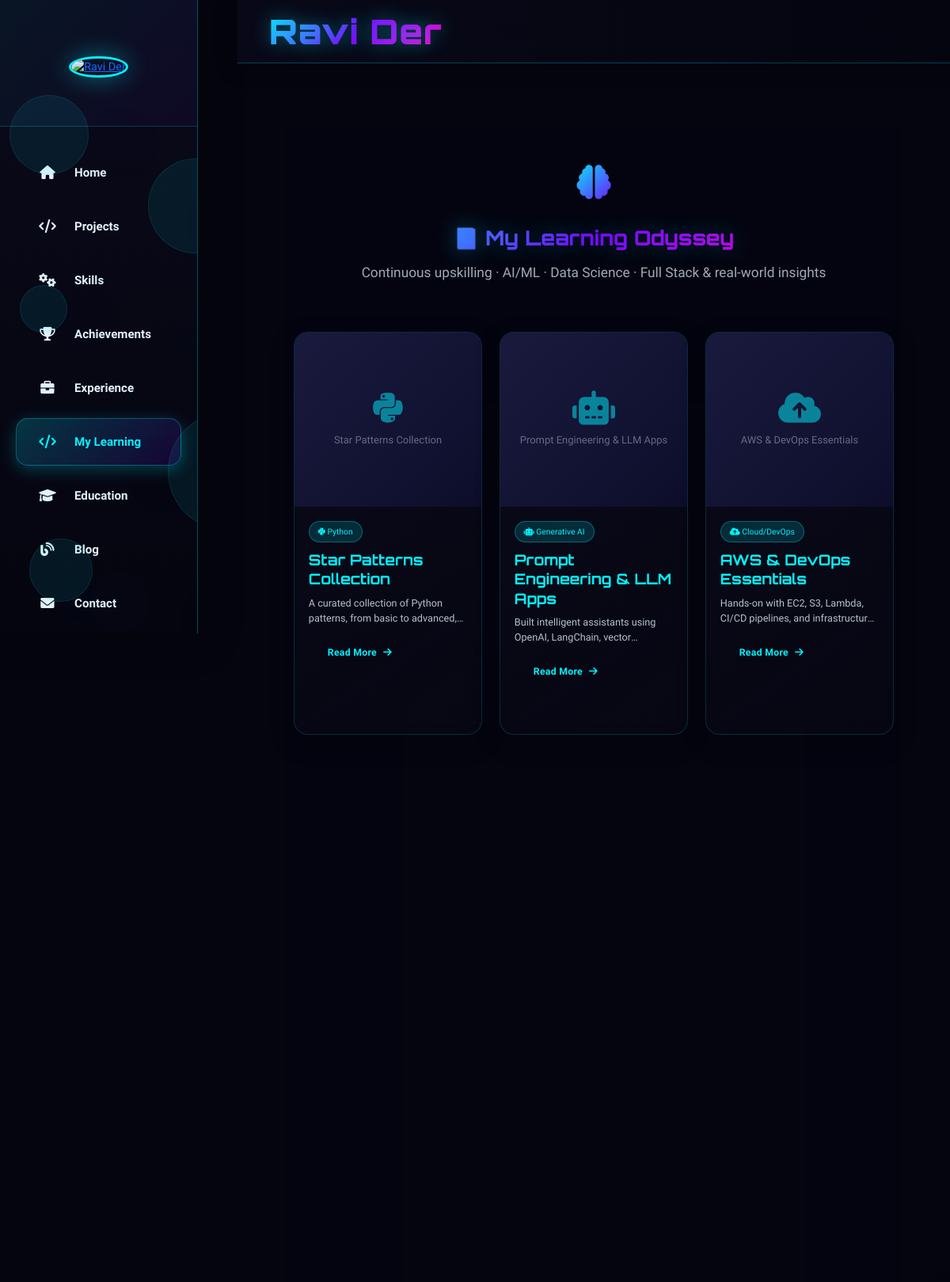
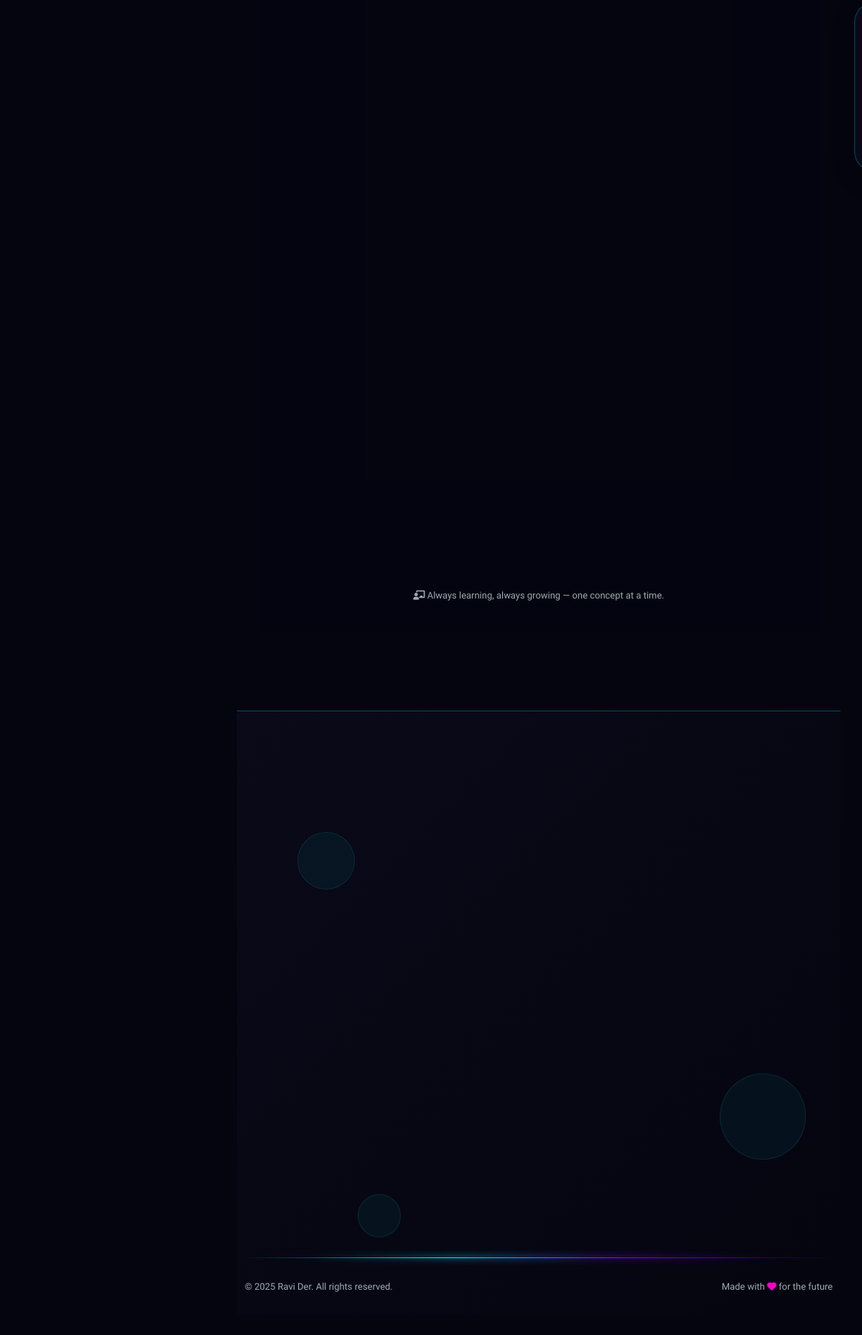
Screenshot of /my_learning with the database file from the repository (2 pictures, top to bottom).
### tables this page shows
CREATE TABLE admin_learning (
            id INTEGER PRIMARY KEY AUTOINCREMENT,
            slug TEXT UNIQUE NOT NULL,
            title TEXT NOT NULL,
            description TEXT,
            full_text TEXT,
            category TEXT,
            tags TEXT,
            image_url TEXT,
            link_url TEXT,
            link_type TEXT DEFAULT 'linkedin',
            status TEXT DEFAULT 'published',
            featured BOOLEAN DEFAULT 0,
            view_count INTEGER DEFAULT 0,
            display_order INTEGER DEFAULT 0,
            created_at TIMESTAMP DEFAULT CURRENT_TIMESTAMP,
            updated_at TIMESTAMP DEFAULT CURRENT_TIMESTAMP
        );

### flask_app.py (the view)
    @app.route('/my_learning')
    def my_learning():
        return render_template(
            'my_learning.html',
            learning_items=learning_data.get_learning_items(),
        )

### app/admin/admin_db.py (called while the page is built)
def get_db_connection():
    os.makedirs(DATA_DIR, exist_ok=True)
    conn = sqlite3.connect(DB_PATH)
    conn.row_factory = sqlite3.Row
    return conn

def get_all_learning_items(status='all'):
    conn = get_db_connection()
    cursor = conn.cursor()
    if status == 'all':
        cursor.execute('SELECT * FROM admin_learning ORDER BY display_order ASC, created_at DESC')
    else:
        cursor.execute('SELECT * FROM admin_learning WHERE status = ? ORDER BY display_order ASC, created_at DESC', (status,))
    items = [dict(row) for row in cursor.fetchall()]
    for item in items:
        if item['tags']:
            try:
                item['tags'] = json.loads(item['tags'])
            except Exception:
                item['tags'] = []
        else:
            item['tags'] = []
    conn.close()
    return items

### app/content/learning_data.py (called while the page is built)
def get_learning_items(published_only=True):
    status = "published" if published_only else "all"
    rows = admin_db.get_all_learning_items(status=status)
    return [_row_to_learning_item(r) for r in rows]

### app/core/db.py (called while the page is built)
def now_iso():
    return datetime.now(timezone.utc).isoformat()

### flask_app.py (called while the page is built)
@app.after_request
def add_security_headers(response):
    response.headers["X-Content-Type-Options"] = "nosniff"
    response.headers["X-Frame-Options"] = "DENY"
    response.headers["X-XSS-Protection"] = "1; mode=block"
    response.headers["Referrer-Policy"] = "strict-origin-when-cross-origin"
    response.headers["Content-Security-Policy"] = (
        "default-src 'self'; "
        "img-src 'self' data: https:; "
        "style-src 'self' 'unsafe-inline' https:; "
        "script-src 'self' 'unsafe-inline' https:; "
        "connect-src 'self' https:; "
        "font-src 'self' https: data:;"
    )
    return response

@app.after_request
def set_cache_headers(response):
    if request.path.startswith('/static/'):
        response.headers['Cache-Control'] = 'public, max-age=2592000'  # 30 days for static
    else:
        response.headers['Cache-Control'] = 'public, max-age=300'  # 5 min for HTML
    return response

@app.before_request
def _start_timer():
    request._start_time = time.time()

### templates/my_learning.html (shortened to what this page needs)
{% extends 'base.html' %}
{% block content %}
<section id="learning" class="section">
    <div class="container">
        <div class="section-header">
            <div class="section-icon">
                <i class="fas fa-brain"></i>
            </div>
            <h2 class="section-title">📘 My Learning Odyssey</h2>
            <div class="section-subtitle">
                <p>Continuous upskilling · AI/ML · Data Science · Full Stack & real-world insights</p>
            </div>
        </div>
        <div class="row">
            {% for item in learning_items %}
            <div class="col-md-6 col-lg-4">
                <div class="learning-card">
                    <div class="learning-img">
                        <div class="img-placeholder">
                            <i class="{{ item.icon }}"></i>
                            <span>{{ item.title }}</span>
                        </div>
                    </div>
                    <div class="learning-content">
                        {% for tag in item.tags %}<span class="learning-tag"><i class="{{ item.icon }}"></i> {{ tag }}</span>{% endfor %}
                        <h3 class="learning-title">{{ item.title }}</h3>
                        <div class="learning-description">{{ item.description }}</div>
                        {% if item.full_text %}
                        <button class="read-more-btn" data-target="fullText{{ loop.index0 }}">Read More </button>
                        {% endif %}
                    </div>
                </div>
            </div>
            {% else %}
            <div class="col-12 text-center" style="padding: 60px 20px; color: rgba(226,241,248,0.6);">
                <i class="fas fa-graduation-cap" style="font-size: 2.5rem; margin-bottom: 15px; display:block;"></i>
                No learning items yet. Check back soon!
            </div>
            {% endfor %}
        </div>
        <div class="learning-footer">
            <i class="fas fa-chalkboard-teacher"></i> Always learning, always growing — one concept at a time.
        </div>
    </div>
</section>
{% endblock %}

### templates/base.html (shortened to what this page needs)
<!DOCTYPE html>
<html lang="en">
<head>
    <link href="https://cdn.jsdelivr.net/npm/bootstrap@5.3.0/dist/css/bootstrap.min.css" rel="stylesheet">
    <link rel="stylesheet" href="https://cdnjs.cloudflare.com/ajax/libs/font-awesome/6.0.0/css/all.min.css">
    <link rel="stylesheet" href="{{ url_for('static', filename='css/enhancements.css') }}">
    <link rel="stylesheet" href="{{ url_for('static', filename='css/mobile-responsive.css') }}">
</head>
<body>
    <nav class="sidebar" id="sidebar">
        <div class="sidebar-header">
            <div class="profile-section">
                <a href="{{ url_for('home') }}">
                    <img src="https://res.cloudinary.com/g3cjpmly/image/upload/Profile_image_-_Copy_ko8kx3.jpg" alt="Ravi Der" class="profile-photo-sidebar">
                </a>
            </div>
        </div>
        <div class="floating-elements">
            <div class="floating-element" style="width: 100px; height: 100px; top: 15%; left: 5%; animation-delay: 0s;"></div>
            <div class="floating-element" style="width: 150px; height: 150px; top: 65%; left: 85%; animation-delay: 5s;"></div>
            <div class="floating-element" style="width: 80px; height: 80px; top: 85%; left: 15%; animation-delay: 10s;"></div>
            <div class="floating-element" style="width: 120px; height: 120px; top: 25%; left: 75%; animation-delay: 15s;"></div>
            <div class="floating-element" style="width: 60px; height: 60px; top: 45%; left: 10%; animation-delay: 2s;"></div>
        </div>
        <div class="sidebar-nav">
            <div class="nav-item">
                <a class="nav-link {% if request.endpoint == 'home' %}active{% endif %}" href="{{ url_for('home') }}">
                    <div class="nav-icon">
                        <i class="fas fa-home"></i>
                    </div>
                    <span class="nav-text">Home</span>
                </a>
            </div>
            <div class="nav-item">
                <a class="nav-link {% if request.endpoint == 'projects' %}active{% endif %}" href="{{ url_for('projects') }}">
                    <div class="nav-icon">
                        <i class="fas fa-code"></i>
                    </div>
                    <span class="nav-text">Projects</span>
                </a>
            </div>
            <div class="nav-item">
                <a class="nav-link {% if request.endpoint == 'skills' %}active{% endif %}" href="{{ url_for('skills') }}">
                    <div class="nav-icon">
                        <i class="fas fa-cogs"></i>
                    </div>
                    <span class="nav-text">Skills</span>
                </a>
            </div>
            <div class="nav-item">
                <a class="nav-link {% if request.endpoint == 'achievements' %}active{% endif %}" href="{{ url_for('achievements') }}">
                    <div class="nav-icon">
                        <i class="fas fa-trophy"></i>
                    </div>
                    <span class="nav-text">Achievements</span>
                </a>
            </div>
            <div class="nav-item">
                <a class="nav-link {% if request.endpoint == 'experience' %}active{% endif %}" href="{{ url_for('experience') }}">
                    <div class="nav-icon">
                        <i class="fas fa-briefcase"></i>
                    </div>
                    <span class="nav-text">Experience</span>
                </a>
            </div>
            <div class="nav-item">
                <a class="nav-link {% if request.endpoint == 'my_learning' %}active{% endif %}" href="{{ url_for('my_learning') }}">
                    <div class="nav-icon">
                        <i class="fas fa-code"></i>
                    </div>
                    <span class="nav-text">My Learning</span>
                </a>
            </div>
            <div class="nav-item">
                <a class="nav-link {% if request.endpoint == 'education' %}active{% endif %}" href="{{ url_for('education') }}">
                    <div class="nav-icon">
                        <i class="fas fa-graduation-cap"></i>
                    </div>
                    <span class="nav-text">Education</span>
                </a>
            </div>
            <div class="nav-item">
                <a class="nav-link {% if request.endpoint == 'blog' %}active{% endif %}" href="{{ url_for('blog') }}">
                    <div class="nav-icon">
                        <i class="fas fa-blog"></i>
                    </div>
                    <span class="nav-text">Blog</span>
                </a>
            </div>
            <div class="nav-item">
                <a class="nav-link {% if request.endpoint == 'contact' %}active{% endif %}" href="{{ url_for('contact') }}">
                    <div class="nav-icon">
                        <i class="fas fa-envelope"></i>
                    </div>
                    <span class="nav-text">Contact</span>
                </a>
            </div>
        </div>
    </nav>
    <main class="main-content" id="mainContent">
        <div class="top-header">
            <div class="header-left">
                <a class="header-name" href="{{ url_for('home') }}">
                </a>
            </div>
        </div>
        <div class="page-content">
            {% block content %}{% endblock %}
        </div>
        {% include 'footer.html' %}
    </main>
</body>
</html>

### templates/footer.html (shortened to what this page needs)
<footer class="footer-futuristic">
    <div class="container">
        <div class="row align-items-center">
            <div class="col-lg-4 col-md-6 mb-4 mb-lg-0">
            </div>
            <div class="col-lg-4 col-md-6 mb-4 mb-lg-0">
            </div>
            <div class="col-lg-4 col-md-12">
            </div>
        </div>
        <div class="row">
            <div class="col-12">
            </div>
        </div>
        <div class="footer-divider">
            <div class="divider-line"></div>
            <div class="divider-glow"></div>
        </div>
        <div class="footer-bottom">
            <div class="row align-items-center">
                <div class="col-md-6 text-center text-md-start mb-2 mb-md-0">
                    <p class="copyright-text">
                        &copy; 2025 Ravi Der. All rights reserved.
                    </p>
                </div>
                <div class="col-md-6 text-center text-md-end">
                    <p class="made-with">
                        Made with <i class="fas fa-heart pulse"></i> for the future
                    </p>
                </div>
            </div>
        </div>
    </div>
    <div class="footer-floating-elements">
        <div class="floating-element"></div>
        <div class="floating-element"></div>
        <div class="floating-element"></div>
    </div>
</footer>

### static/css/enhancements.css (style rules this page uses)
html { scroll-behavior: smooth; }
html { font-size: 90%; }
.parallax-layer { will-change: transform; }
.card-read-more { background: transparent; border: 1px solid rgba(0, 243, 255, 0.35); color: var(--primary, #00f3ff); font-weight: 600; padding: 7px 16px; border-radius: 30px; cursor: pointer; font-size: 0.78rem; display: inline-flex; align-items: center; gap: 8px; transition: all 0.25s ease; margin-bottom: 6px; text-decoration: none; letter-spacing: 0.3px; }

### static/css/mobile-responsive.css (style rules this page uses)
:root { --primary: #00f3ff; --secondary: #7b00ff; --dark: #0a0a1a; --darker: #050510; --light: #e2f1f8; --accent: #ff00c8; --sidebar-width-mobile: 230px; --sidebar-width-tablet: 300px; --sidebar-width-desktop: 300px; }
@media (min-width: 1025px) { :root { --sidebar-width: var(--sidebar-width-desktop); } }
@media (min-width: 1025px) { .sidebar { width: var(--sidebar-width-desktop) !important; position: fixed !important; left: 0 !important; z-index: 900 !important; } }
@media (min-width: 1025px) { .main-content { margin-left: var(--sidebar-width-desktop) !important; width: calc(100% - var(--sidebar-width-desktop)) !important; } }
@media (min-width: 1025px) { .page-content { padding: 30px !important; } }
@media (min-width: 1025px) { h2 { font-size: 1.8rem !important; } }
@media (min-width: 1025px) { h3 { font-size: 1.3rem !important; } }
@media (min-width: 1025px) { button:not(.newsletter-btn):not(.floating-mobile-btn):not(.mobile-sidebar-close), .btn:not(.newsletter-btn) { width: auto !important; padding: 12px 24px !important; } }
@media (min-width: 1025px) { .sidebar { width: 250px !important; } }
@media (min-width: 1025px) { .main-content { grid-column: 2 !important; padding: 30px !important; } }
@media (prefers-color-scheme: light) { body { background-color: #f5f7fa; color: #333; } }

### templates/footer.html (style rules this page uses)
:root { --primary: #00f3ff; --secondary: #7b00ff; --dark: #0a0a1a; --darker: #050510; --light: #e2f1f8; --accent: #ff00c8; }
.footer-futuristic { background: linear-gradient(135deg, rgba(10, 10, 26, 0.95) 0%, rgba(5, 5, 16, 0.95) 100%); backdrop-filter: blur(20px); -webkit-backdrop-filter: blur(20px); border-top: 1px solid rgba(0, 243, 255, 0.3); position: relative; overflow: hidden; padding: 60px 0 30px; margin-top: 80px; }
.footer-divider { position: relative; margin: 40px 0 30px; }
.divider-line { height: 1px; background: linear-gradient(90deg, transparent, var(--primary), var(--secondary), transparent); position: relative; }
.divider-glow { position: absolute; top: 50%; left: 50%; transform: translate(-50%, -50%); width: 80%; height: 3px; background: linear-gradient(90deg, transparent, var(--primary), var(--secondary), transparent); filter: blur(5px); opacity: 0.7; }
.footer-bottom { margin-top: 30px; }
.copyright-text { color: rgba(226, 241, 248, 0.7); font-size: 0.9rem; margin: 0; }
.made-with { color: rgba(226, 241, 248, 0.7); font-size: 0.9rem; margin: 0; }
.pulse { color: #ff00c8; animation: pulse 2s infinite; }
.footer-floating-elements { position: absolute; top: 0; left: 0; width: 100%; height: 100%; pointer-events: none; z-index: 0; }
.footer-floating-elements .floating-element { position: absolute; background: rgba(0, 243, 255, 0.05); border-radius: 50%; animation: float-footer 20s infinite linear; }
.footer-floating-elements .floating-element:nth-child(1) { width: 80px; height: 80px; top: 20%; left: 10%; animation-delay: 0s; }
.footer-floating-elements .floating-element:nth-child(2) { width: 120px; height: 120px; top: 60%; left: 80%; animation-delay: 5s; }
.footer-floating-elements .floating-element:nth-child(3) { width: 60px; height: 60px; top: 80%; left: 20%; animation-delay: 10s; }

### rows the page displays
admin_learning: title "Star Patterns Collection", tags "Python", description "A curated collection of Python patterns, from basic to…"
admin_learning: title "Prompt Engineering & LLM Apps", tags "Generative AI", description "Built intelligent assistants using OpenAI, LangChain,…"
admin_learning: title "AWS & DevOps Essentials", tags "Cloud/DevOps", description "Hands-on with EC2, S3, Lambda, CI/CD pipelines, and…"
